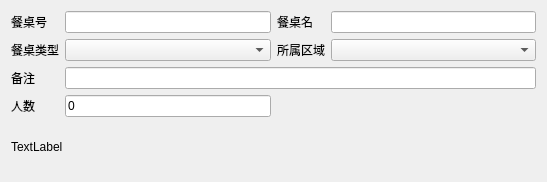
<?xml version="1.0" encoding="UTF-8"?>
<ui version="4.0">
 <class>w_bt_dish_table_new_Dialog</class>
 <widget class="QDialog" name="w_bt_dish_table_new_Dialog">
  <property name="geometry">
   <rect>
    <x>0</x>
    <y>0</y>
    <width>547</width>
    <height>182</height>
   </rect>
  </property>
  <property name="windowTitle">
   <string>Dialog</string>
  </property>
  <layout class="QVBoxLayout" name="verticalLayout">
   <item>
    <layout class="QGridLayout" name="gridLayout">
     <item row="0" column="0">
      <widget class="QLabel" name="label">
       <property name="text">
        <string>餐桌号</string>
       </property>
      </widget>
     </item>
     <item row="0" column="1">
      <widget class="QLineEdit" name="lineEdit_ch_tableno"/>
     </item>
     <item row="0" column="2">
      <widget class="QLabel" name="label_2">
       <property name="text">
        <string>餐桌名</string>
       </property>
      </widget>
     </item>
     <item row="0" column="3">
      <widget class="QLineEdit" name="lineEdit_vch_tablename"/>
     </item>
     <item row="1" column="0">
      <widget class="QLabel" name="label_3">
       <property name="text">
        <string>餐桌类型</string>
       </property>
      </widget>
     </item>
     <item row="1" column="2">
      <widget class="QLabel" name="label_4">
       <property name="text">
        <string>所属区域</string>
       </property>
      </widget>
     </item>
     <item row="1" column="3">
      <widget class="lds_ComboBox" name="comboBox_vch_areaname"/>
     </item>
     <item row="2" column="0">
      <widget class="QLabel" name="label_5">
       <property name="text">
        <string>备注</string>
       </property>
      </widget>
     </item>
     <item row="2" column="1" colspan="3">
      <widget class="QLineEdit" name="lineEdit_vch_memo"/>
     </item>
     <item row="3" column="0">
      <widget class="QLabel" name="label_6">
       <property name="text">
        <string>人数</string>
       </property>
      </widget>
     </item>
     <item row="3" column="1">
      <widget class="QLineEdit" name="lineEdit_int_person">
       <property name="text">
        <string>0</string>
       </property>
      </widget>
     </item>
     <item row="1" column="1">
      <widget class="lds_ComboBox" name="comboBox_vch_typename"/>
     </item>
    </layout>
   </item>
   <item>
    <layout class="QHBoxLayout" name="horizontalLayout">
     <item>
      <widget class="QLabel" name="label_record">
       <property name="text">
        <string>TextLabel</string>
       </property>
      </widget>
     </item>
     <item>
      <spacer name="horizontalSpacer">
       <property name="orientation">
        <enum>Qt::Horizontal</enum>
       </property>
       <property name="sizeHint" stdset="0">
        <size>
         <width>40</width>
         <height>20</height>
        </size>
       </property>
      </spacer>
     </item>
     <item>
      <widget class="lds_toolbar" name="widget"/>
     </item>
    </layout>
   </item>
  </layout>
 </widget>
 <customwidgets>
  <customwidget>
   <class>lds_toolbar</class>
   <extends>QFrame</extends>
   <header>lds_toolbar.h</header>
   <container>1</container>
  </customwidget>
  <customwidget>
   <class>lds_ComboBox</class>
   <extends>QComboBox</extends>
   <header>lds_combobox.h</header>
  </customwidget>
 </customwidgets>
 <tabstops>
  <tabstop>comboBox_vch_areaname</tabstop>
  <tabstop>comboBox_vch_typename</tabstop>
  <tabstop>lineEdit_vch_tablename</tabstop>
  <tabstop>lineEdit_vch_memo</tabstop>
  <tabstop>lineEdit_int_person</tabstop>
  <tabstop>lineEdit_ch_tableno</tabstop>
 </tabstops>
 <resources/>
 <connections/>
</ui>
